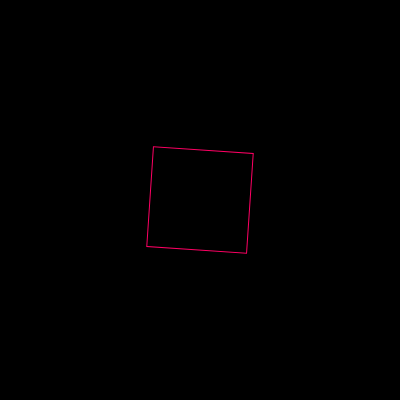
Frame 1 (no input)
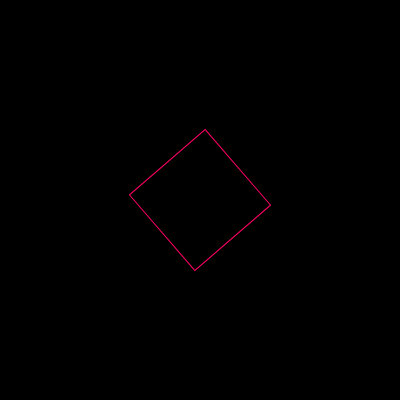
Frame 60 (no input)
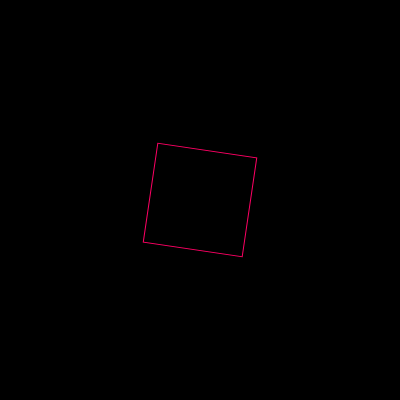
Frame 120 (the mouse pressed at the canvas centre since frame 60)

The p5.js sketch that drew these frames (run headless with seeded random() and noise() and a simulated clock; from frame 60 on, the mouse is pressed at the canvas centre):

// p5.js sketch
// ── sketch.js
function setup() {

  createCanvas(400, 400);

  rectMode( CENTER );

}

function draw() {

  let time = millis() * 0.004;

  background( 0 );

  push();
  	translate( width / 2, height / 2 );
  	rotate( time % TWO_PI );

  	stroke( 255, 0, 100 );
  	noFill();
  	rect( 0, 0, 100, 100 );
  pop();

}
